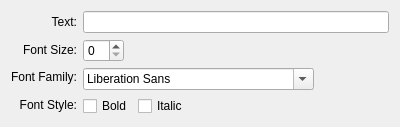
<?xml version="1.0" encoding="UTF-8"?>
<ui version="4.0">
 <class>AnnotationEditorTextClass</class>
 <widget class="QWidget" name="AnnotationEditorTextClass">
  <property name="geometry">
   <rect>
    <x>0</x>
    <y>0</y>
    <width>400</width>
    <height>126</height>
   </rect>
  </property>
  <property name="windowTitle">
   <string>AnnotationEditorText</string>
  </property>
  <layout class="QHBoxLayout" name="horizontalLayout_4">
   <item>
    <layout class="QVBoxLayout" name="verticalLayout_2">
     <item>
      <widget class="QLabel" name="textLabel">
       <property name="text">
        <string>&lt;font color='black'&gt;Text:&lt;/font&gt;</string>
       </property>
       <property name="alignment">
        <set>Qt::AlignRight|Qt::AlignTrailing|Qt::AlignVCenter</set>
       </property>
      </widget>
     </item>
     <item>
      <widget class="QLabel" name="fontSizeLabel">
       <property name="text">
        <string>&lt;font color='black'&gt;Font Size:&lt;/font&gt;</string>
       </property>
       <property name="alignment">
        <set>Qt::AlignRight|Qt::AlignTrailing|Qt::AlignVCenter</set>
       </property>
      </widget>
     </item>
     <item>
      <widget class="QLabel" name="fontFamilyLabel">
       <property name="text">
        <string>&lt;font color='black'&gt;Font Family:&lt;/font&gt;</string>
       </property>
       <property name="alignment">
        <set>Qt::AlignRight|Qt::AlignTrailing|Qt::AlignVCenter</set>
       </property>
      </widget>
     </item>
     <item>
      <widget class="QLabel" name="fontStyleLabel">
       <property name="text">
        <string>&lt;font color='black'&gt;Font Style:&lt;/font&gt;</string>
       </property>
       <property name="alignment">
        <set>Qt::AlignRight|Qt::AlignTrailing|Qt::AlignVCenter</set>
       </property>
      </widget>
     </item>
    </layout>
   </item>
   <item>
    <layout class="QVBoxLayout" name="verticalLayout">
     <item>
      <widget class="QLineEdit" name="lineEdit"/>
     </item>
     <item>
      <layout class="QHBoxLayout" name="horizontalLayout">
       <item>
        <widget class="QSpinBox" name="fontSizeSpinBox"/>
       </item>
       <item>
        <spacer name="horizontalSpacer">
         <property name="orientation">
          <enum>Qt::Horizontal</enum>
         </property>
         <property name="sizeHint" stdset="0">
          <size>
           <width>40</width>
           <height>20</height>
          </size>
         </property>
        </spacer>
       </item>
      </layout>
     </item>
     <item>
      <layout class="QHBoxLayout" name="horizontalLayout_2">
       <item>
        <widget class="QFontComboBox" name="fontComboBox"/>
       </item>
       <item>
        <spacer name="horizontalSpacer_2">
         <property name="orientation">
          <enum>Qt::Horizontal</enum>
         </property>
         <property name="sizeHint" stdset="0">
          <size>
           <width>40</width>
           <height>20</height>
          </size>
         </property>
        </spacer>
       </item>
      </layout>
     </item>
     <item>
      <layout class="QHBoxLayout" name="horizontalLayout_3">
       <item>
        <widget class="QCheckBox" name="boldCheckBox">
         <property name="text">
          <string>Bold</string>
         </property>
        </widget>
       </item>
       <item>
        <widget class="QCheckBox" name="italicCheckBox">
         <property name="text">
          <string>Italic</string>
         </property>
        </widget>
       </item>
       <item>
        <spacer name="horizontalSpacer_3">
         <property name="orientation">
          <enum>Qt::Horizontal</enum>
         </property>
         <property name="sizeHint" stdset="0">
          <size>
           <width>40</width>
           <height>20</height>
          </size>
         </property>
        </spacer>
       </item>
      </layout>
     </item>
    </layout>
   </item>
  </layout>
 </widget>
 <layoutdefault spacing="6" margin="11"/>
 <resources/>
 <connections/>
</ui>
